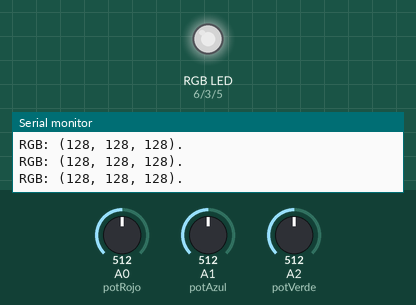
Recording of a sketch running on a simulated Arduino Uno, built with avr-gcc and run on an emulated ATmega328P. Shown: an RGB LED mixed from three pins (HIGH = lit), the last lines printed to the serial monitor. The inputs (shaded band) are chosen by the test bench; at power-on: A0 (potRojo) = 512, A1 (potAzul) = 512, A2 (potVerde) = 512. Dim RGB values are drawn brighter than linear.

Above: at 1.3 s.
1.4 s: A0 (potRojo) set to 716
At 1.9 s:
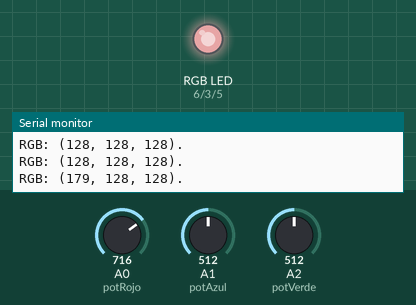
3.0 s: A1 (potAzul) set to 716
At 4.2 s:
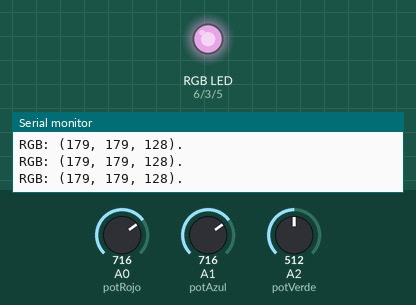
4.5 s: A2 (potVerde) set to 716
At 5.6 s:
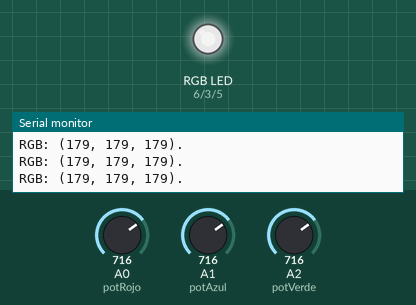
6.0 s: A0 (potRojo) set to 900
At 6.8 s:
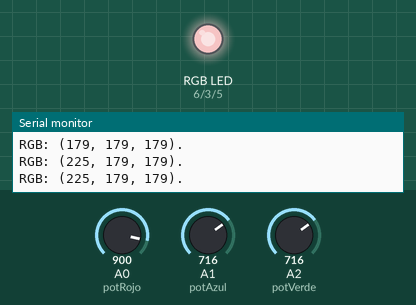
7.5 s: A1 (potAzul) set to 900
At 8.1 s:
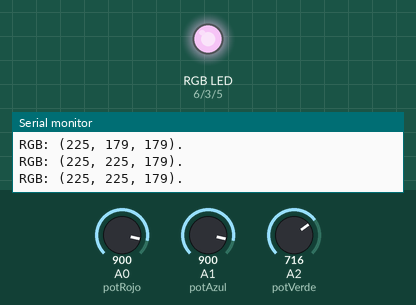
9.0 s: A2 (potVerde) set to 900
At 9.3 s:
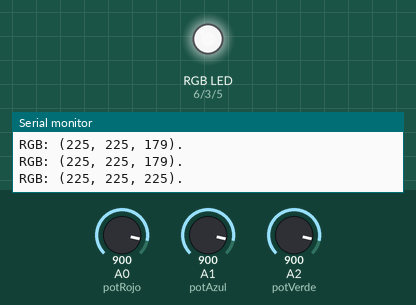
Timing chart, 0 to 11.5 s (numbered marks = the images above; inputs shaded):
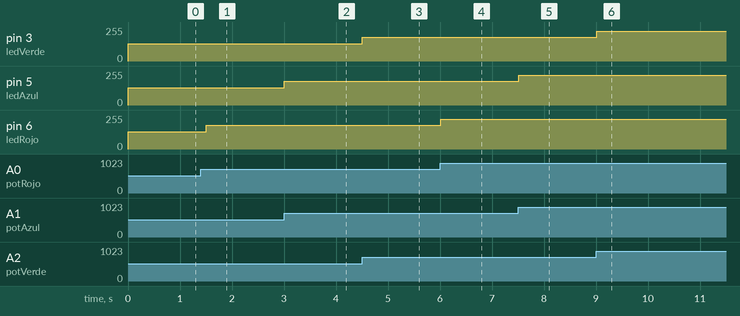

Measured:
- after the input at 1.4 s, pin 6 (ledRojo): 128/255 → 179/255 after 0.10 s
- after the input at 3.0 s, pin 5 (ledAzul): 128/255 → 179/255 at once
- after the input at 4.5 s, pin 3 (ledVerde): 128/255 → 179/255 at once
- after the input at 6.0 s, pin 6 (ledRojo): 179/255 → 225/255 at once
- after the input at 7.5 s, pin 5 (ledAzul): 179/255 → 225/255 at once
- after the input at 9.0 s, pin 3 (ledVerde): 179/255 → 225/255 at once

The sketch:

codigo.ino
```cpp
// Comunicación Serial con Led RGB controlado por tres potenciometros

const int ledRojo = 6; 		// Patilla rojo RGB en pin 6
const int ledAzul = 5;		// Patilla azul RGB en pin 5
const int ledVerde = 3; 	// Patilla verde RGB en pin 3

const int potRojo=0;	// Potenciometro rojo en A0
const int potAzul=1;	// Potenciometro azul en A1
const int potVerde=2;	// Potenciometro verde en A2

int crojo = 0;
int cazul = 0;
int cverde = 0;

void setup() {
	Serial.begin(9600);
	pinMode(ledRojo, OUTPUT);
	pinMode(ledAzul, OUTPUT);
  	pinMode(ledVerde, OUTPUT);
}

void loop() {

  	int crojo = analogRead(potRojo) / 4;
  	int cazul = analogRead(potAzul) / 4;
  	int cverde = analogRead(potVerde) / 4;

  	analogWrite(ledRojo, crojo);
  	analogWrite(ledAzul, cazul);
  	analogWrite(ledVerde, cverde);

  	Serial.print("RGB: (");
  	Serial.print(crojo);
  	Serial.print(", ");
  	Serial.print(cazul);
  	Serial.print(", ");
  	Serial.print(cverde);
  	Serial.println(").");

	delay(500);


}
```
